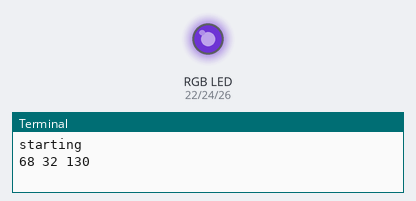
The program below on a simulated Raspberry Pi (header pin numbers). Parts: an RGB LED mixed from three pins (HIGH = lit), the last lines printed to the terminal. Dim RGB values are drawn brighter than linear; random numbers come from a fixed seed.

Above: at 0.1 s.
At 5.1 s:
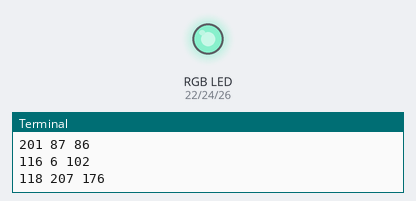
At 9.91 s:
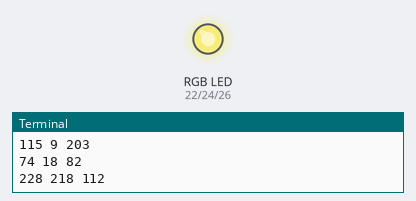
At 19.92 s:
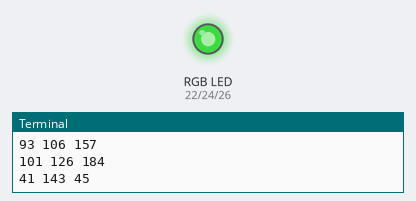
At 29.73 s:
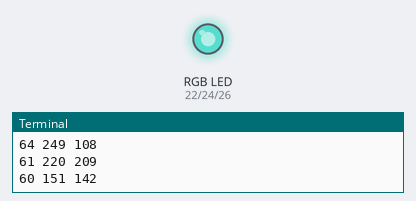
At 39.74 s:
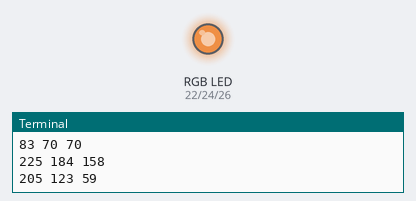
Timing chart, 0 to 40.0 s (numbered marks = the images above):
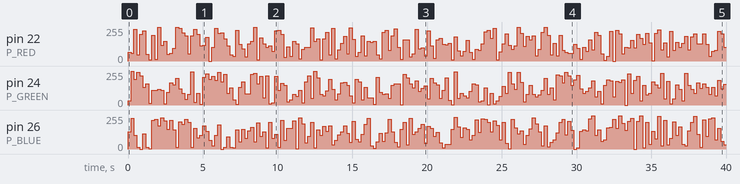

Measured:
- by itself, pin 22 (P_RED): 0/255 → 66/255 at 0.00 s, → 59/255 0.20 s later, → 240/255 0.20 s later, → 46/255 0.20 s later, … (198 changes in this stretch)
- by itself, pin 26 (P_BLUE): 0/255 → 128/255 at 0.00 s, → 230/255 0.20 s later, → 105/255 0.20 s later, → 13/255 0.20 s later, … (198 changes in this stretch)

The program:

PWM2.py
```python
# PWM2.py
# Set RGB color

import RPi.GPIO as GPIO
import time
import random

P_RED = 22     # adapt to your wiring
P_GREEN = 24   # ditto
P_BLUE = 26 # ditto
fPWM = 50  # Hz (not higher with software PWM)

def setup():
    global pwmR, pwmG, pwmB
    GPIO.setmode(GPIO.BOARD)
    GPIO.setup(P_RED, GPIO.OUT)
    GPIO.setup(P_GREEN, GPIO.OUT)
    GPIO.setup(P_BLUE, GPIO.OUT)
    pwmR = GPIO.PWM(P_RED, fPWM)
    pwmG = GPIO.PWM(P_GREEN, fPWM)
    pwmB = GPIO.PWM(P_BLUE, fPWM)
    pwmR.start(0)
    pwmG.start(0)
    pwmB.start(0)

def setColor(r, g, b):
    pwmR.ChangeDutyCycle(int(r / 255 * 100))
    pwmG.ChangeDutyCycle(int(g / 255 * 100))
    pwmB.ChangeDutyCycle(int(b / 255 * 100))

print("starting")
setup()
while True:
    r = random.randint(0, 255)
    g = random.randint(0, 255)
    b = random.randint(0, 255)
    print(r, g, b)
    setColor(r, g, b)
    time.sleep(0.2)
```
